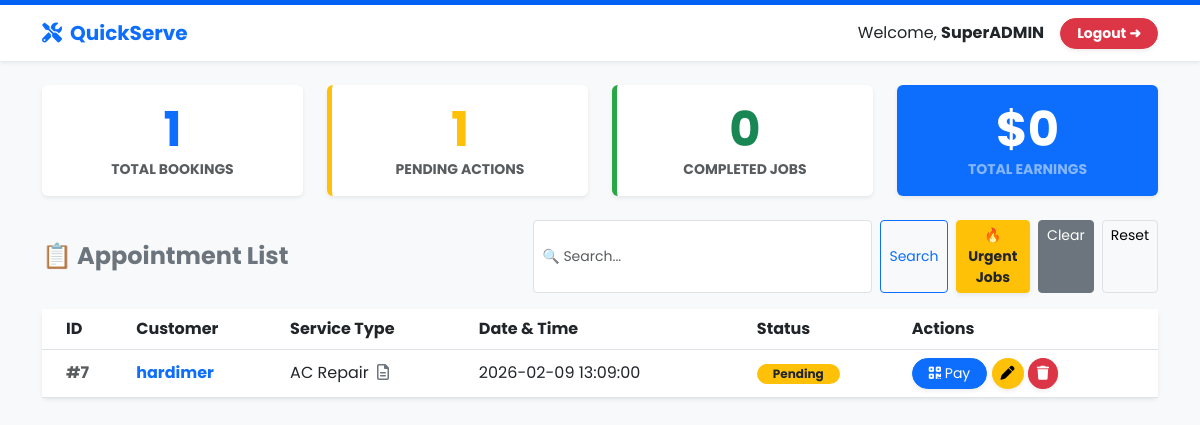
/priority (signed in), run on the app's committed database.
### app/models.py (models this page shows)
class User(UserMixin, db.Model):
    id = db.Column(db.Integer, primary_key=True)
    username = db.Column(db.String(100), unique=True, nullable=False)
    email = db.Column(db.String(120), unique=True, nullable=False)
    password_hash = db.Column(db.String(200), nullable=False)
    is_admin = db.Column(db.Boolean, default=False)
    appointments = db.relationship('Appointment', backref='customer', lazy=True)

class Appointment(db.Model):
    id = db.Column(db.Integer, primary_key=True)
    service_name = db.Column(db.String(100), nullable=False)
    appointment_time = db.Column(db.DateTime, nullable=False)
    status = db.Column(db.String(20), default='pending')
    price = db.Column(db.Float, default=0.0)
    user_id = db.Column(db.Integer, db.ForeignKey('user.id'), nullable=False)
    rating = db.Column(db.Integer, nullable=True)
    review = db.Column(db.Text, nullable=True)
    payment_status = db.Column(db.String(30), default='Unpaid') # Unpaid, Verification Pending, Paid
    transaction_id = db.Column(db.String(50), nullable=True)    # Store UTR

### app/routes.py (the view)
@main.route('/priority')
def priority_view():
    user_id = session.get('user_id')
    current_user = User.query.get(user_id)
    if not current_user.is_admin:
        return redirect(url_for('main.home'))
    pending_appts = Appointment.query.filter_by(status='pending').all()
    priority_queue = []
    for appt in pending_appts:
        heapq.heappush(priority_queue, (appt.appointment_time, appt.id, appt))
    sorted_urgent_jobs = []
    while priority_queue:
        _, _, appt = heapq.heappop(priority_queue)
        sorted_urgent_jobs.append(appt)
    return render_template('index.html', appointments=sorted_urgent_jobs, username=current_user.username,
                           title="Urgent Jobs (Priority Queue)", total=len(sorted_urgent_jobs),
                           pending=len(sorted_urgent_jobs), completed=0, revenue=0, is_admin=True)

### app/templates/index.html (shortened to what this page needs)
<!DOCTYPE html>
<html lang="en">
<head>
    <link href="https://cdn.jsdelivr.net/npm/bootstrap@5.3.0/dist/css/bootstrap.min.css" rel="stylesheet">
    <link rel="stylesheet" href="{{ url_for('static', filename='style.css') }}">
    <link rel="stylesheet" href="https://cdnjs.cloudflare.com/ajax/libs/font-awesome/6.0.0/css/all.min.css">
</head>
<body class="bg-light">
    <nav class="navbar navbar-expand-lg navbar-light bg-white shadow-sm mb-4" style="border-top: 5px solid #0061f2;">
        <div class="container">
            <a class="navbar-brand fw-bold text-primary" href="#"><i class="fas fa-tools me-2"></i>QuickServe</a>
            <div class="d-flex align-items-center">
                <span class="text-dark me-3 d-none d-md-block">Welcome, <b>{{ username }}</b></span>
                <a href="/logout" class="btn btn-danger btn-sm rounded-pill px-3 fw-bold text-white shadow-sm">Logout ➜</a>
            </div>
        </div>
    </nav>
    <div class="container">
        <div class="row mb-4">
            {% set col_size = 'col-md-3' if is_admin else 'col-md-4' %}
            <div class="{{ col_size }}">
                <div class="card text-center p-3 border-0 shadow-sm">
                    <h2 class="text-primary fw-bold display-5 mb-0">{{ total }}</h2>
                    <small class="text-muted text-uppercase fw-bold">Total Bookings</small>
                </div>
            </div>
            <div class="{{ col_size }}">
                <div class="card text-center p-3 border-0 shadow-sm" style="border-left: 5px solid #ffc107 !important;">
                    <h2 class="text-warning fw-bold display-5 mb-0">{{ pending }}</h2>
                    <small class="text-muted text-uppercase fw-bold">Pending Actions</small>
                </div>
            </div>
            <div class="{{ col_size }}">
                <div class="card text-center p-3 border-0 shadow-sm" style="border-left: 5px solid #28a745 !important;">
                    <h2 class="text-success fw-bold display-5 mb-0">{{ completed }}</h2>
                    <small class="text-muted text-uppercase fw-bold">Completed Jobs</small>
                </div>
            </div>
            {% if is_admin %}
            <div class="{{ col_size }}">
                <div class="card text-center p-3 bg-primary text-white border-0 shadow-sm">
                    <h2 class="fw-bold display-5 mb-0">${{ revenue }}</h2>
                    <small class="text-uppercase fw-bold text-white-50">Total Earnings</small>
                </div>
            </div>
            {% endif %}
        </div>
        <div class="d-flex justify-content-between align-items-center mb-3">
            <h4 class="mb-0 text-secondary fw-bold">📋 Appointment List</h4>
            <form action="/" method="GET" class="d-flex gap-2">
                <input type="text" name="q" class="form-control form-control-sm" placeholder="🔍 Search...">
                <button type="submit" class="btn btn-sm btn-outline-primary">Search</button>
                {% if is_admin %}
                    <a href="{{ url_for('main.priority_view') }}" class="btn btn-sm btn-warning text-dark fw-bold shadow-sm">🔥 Urgent Jobs</a>
                    <a href="{{ url_for('main.home') }}" class="btn btn-sm btn-secondary">Clear</a>
                {% endif %}
                <a href="/" class="btn btn-sm btn-light border">Reset</a>
            </form>
        </div>
        <div class="card border-0 shadow-sm">
            <div class="table-responsive">
                <table class="table table-hover align-middle mb-0">
                    <thead class="bg-light">
                        <tr>
                            <th class="ps-4">ID</th>
                            {% if is_admin %} <th>Customer</th> {% endif %}
                            <th>Service Type</th>
                            <th>Date & Time</th>
                            <th>Status</th>
                            <th>Actions</th>
                        </tr>
                    </thead>
                    <tbody>
                        {% for appt in appointments %}
                        <tr>
                            <td class="ps-4 fw-bold text-muted">#{{ appt.id }}</td>
                            {% if is_admin %} <td class="fw-bold text-primary">{{ appt.customer.username }}</td> {% endif %}
                            <td>{{ appt.service_name }} <a href="/ticket/{{ appt.id }}" class="text-secondary ms-1"><i class="far fa-file-alt"></i></a></td>
                            <td>{{ appt.appointment_time }}</td>
                            <td>
                                {% if appt.status == 'Completed' %} <span class="badge bg-success rounded-pill px-3">Completed</span>
                                {% else %} <span class="badge bg-warning text-dark rounded-pill px-3">Pending</span> {% endif %}
                            </td>
                            <td>
                                {% if appt.status == 'Completed' and appt.rating == None %}
                                     <a href="/rate/{{ appt.id }}" class="btn btn-sm btn-outline-primary rounded-pill">⭐ Rate Now</a>
                                {% elif appt.status == 'Completed' %}
                                    <span class="text-warning">{% for i in range(appt.rating|int) %}⭐{% endfor %}</span>
                                {% else %}
                                    {% if appt.payment_status == 'Unpaid' %}
                                        <a href="/pay/{{ appt.id }}" class="btn btn-sm btn-primary rounded-pill px-3 shadow-sm"><i class="fas fa-qrcode"></i> Pay</a>
                                    {% elif appt.payment_status == 'Paid' %}
                                        <span class="badge bg-success"><i class="fas fa-check"></i> Paid</span>
                                    {% endif %}
                                    <a href="/edit/{{ appt.id }}" class="btn btn-sm btn-warning rounded-circle shadow-sm"><i class="fas fa-pen"></i></a>
                                    <a href="/delete/{{ appt.id }}" class="btn btn-sm btn-danger rounded-circle shadow-sm"><i class="fas fa-trash"></i></a>
                                {% endif %}
                            </td>
                        </tr>
                        {% else %}
                        <tr><td colspan="7" class="text-center py-5 text-muted">No appointments found.</td></tr>
                        {% endfor %}
                    </tbody>
                </table>
            </div>
        </div>
    </div>
</body>
</html>

### app/templates/static/style.css (style rules this page uses)
body { font-family: 'Poppins', sans-serif; }

### data on the page
User: username "SuperADMIN"
Appointment: id "7", customer.username "hardimer", service_name "AC Repair", appointment_time "2026-02-09 13:09:00", status "Pending"

### other printed values
{{ total }} "1"
{{ pending }} "1"
{{ completed }} "0"
{{ revenue }} "0"
